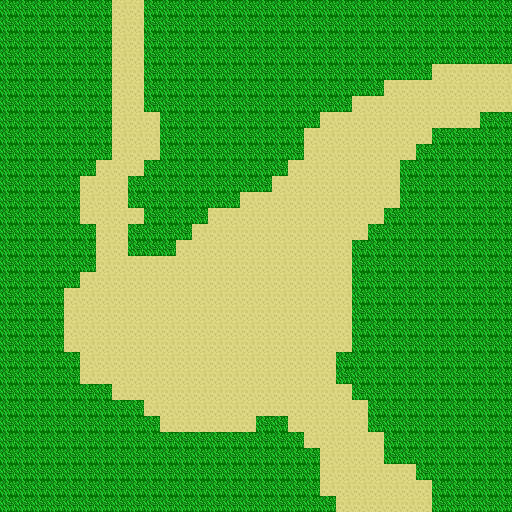

Tiled map render using the project's own tile images. Description and the whole map definition, tile-layer contents included, below:
An orthogonal 32x32 tile map with 16x16 px tiles, 1 tile layer (Tile Layer 1).

<map version="1.5" tiledversion="1.5.0" orientation="orthogonal" renderorder="right-down" width="32" height="32" tilewidth="16" tileheight="16" infinite="0" nextlayerid="2" nextobjectid="1">
 <tileset firstgid="1" source="texturepack.tsx" />
 <layer id="1" name="Tile Layer 1" width="32" height="32">
  <data encoding="csv">
1,1,1,1,1,1,1,2,2,1,1,1,1,1,1,1,1,1,1,1,1,1,1,1,1,1,1,1,1,1,1,1,
1,1,1,1,1,1,1,2,2,1,1,1,1,1,1,1,1,1,1,1,1,1,1,1,1,1,1,1,1,1,1,1,
1,1,1,1,1,1,1,2,2,1,1,1,1,1,1,1,1,1,1,1,1,1,1,1,1,1,1,1,1,1,1,1,
1,1,1,1,1,1,1,2,2,1,1,1,1,1,1,1,1,1,1,1,1,1,1,1,1,1,1,1,1,1,1,1,
1,1,1,1,1,1,1,2,2,1,1,1,1,1,1,1,1,1,1,1,1,1,1,1,1,1,1,2,2,2,2,2,
1,1,1,1,1,1,1,2,2,1,1,1,1,1,1,1,1,1,1,1,1,1,1,1,2,2,2,2,2,2,2,2,
1,1,1,1,1,1,1,2,2,1,1,1,1,1,1,1,1,1,1,1,1,1,2,2,2,2,2,2,2,2,2,2,
1,1,1,1,1,1,1,2,2,2,1,1,1,1,1,1,1,1,1,1,2,2,2,2,2,2,2,2,2,2,1,1,
1,1,1,1,1,1,1,2,2,2,1,1,1,1,1,1,1,1,1,2,2,2,2,2,2,2,2,1,1,1,1,1,
1,1,1,1,1,1,1,2,2,2,1,1,1,1,1,1,1,1,1,2,2,2,2,2,2,2,1,1,1,1,1,1,
1,1,1,1,1,1,2,2,2,1,1,1,1,1,1,1,1,1,2,2,2,2,2,2,2,1,1,1,1,1,1,1,
1,1,1,1,1,2,2,2,1,1,1,1,1,1,1,1,1,2,2,2,2,2,2,2,2,1,1,1,1,1,1,1,
1,1,1,1,1,2,2,2,1,1,1,1,1,1,1,2,2,2,2,2,2,2,2,2,2,1,1,1,1,1,1,1,
1,1,1,1,1,2,2,2,2,1,1,1,1,2,2,2,2,2,2,2,2,2,2,2,1,1,1,1,1,1,1,1,
1,1,1,1,1,1,2,2,1,1,1,1,2,2,2,2,2,2,2,2,2,2,2,1,1,1,1,1,1,1,1,1,
1,1,1,1,1,1,2,2,1,1,1,2,2,2,2,2,2,2,2,2,2,2,1,1,1,1,1,1,1,1,1,1,
1,1,1,1,1,1,2,2,2,2,2,2,2,2,2,2,2,2,2,2,2,2,1,1,1,1,1,1,1,1,1,1,
1,1,1,1,1,2,2,2,2,2,2,2,2,2,2,2,2,2,2,2,2,2,1,1,1,1,1,1,1,1,1,1,
1,1,1,1,2,2,2,2,2,2,2,2,2,2,2,2,2,2,2,2,2,2,1,1,1,1,1,1,1,1,1,1,
1,1,1,1,2,2,2,2,2,2,2,2,2,2,2,2,2,2,2,2,2,2,1,1,1,1,1,1,1,1,1,1,
1,1,1,1,2,2,2,2,2,2,2,2,2,2,2,2,2,2,2,2,2,2,1,1,1,1,1,1,1,1,1,1,
1,1,1,1,2,2,2,2,2,2,2,2,2,2,2,2,2,2,2,2,2,2,1,1,1,1,1,1,1,1,1,1,
1,1,1,1,1,2,2,2,2,2,2,2,2,2,2,2,2,2,2,2,2,1,1,1,1,1,1,1,1,1,1,1,
1,1,1,1,1,2,2,2,2,2,2,2,2,2,2,2,2,2,2,2,2,1,1,1,1,1,1,1,1,1,1,1,
1,1,1,1,1,1,1,2,2,2,2,2,2,2,2,2,2,2,2,2,2,2,1,1,1,1,1,1,1,1,1,1,
1,1,1,1,1,1,1,1,1,2,2,2,2,2,2,2,2,2,2,2,2,2,2,1,1,1,1,1,1,1,1,1,
1,1,1,1,1,1,1,1,1,1,2,2,2,2,2,2,1,1,2,2,2,2,2,1,1,1,1,1,1,1,1,1,
1,1,1,1,1,1,1,1,1,1,1,1,1,1,1,1,1,1,1,2,2,2,2,2,1,1,1,1,1,1,1,1,
1,1,1,1,1,1,1,1,1,1,1,1,1,1,1,1,1,1,1,1,2,2,2,2,1,1,1,1,1,1,1,1,
1,1,1,1,1,1,1,1,1,1,1,1,1,1,1,1,1,1,1,1,2,2,2,2,2,2,1,1,1,1,1,1,
1,1,1,1,1,1,1,1,1,1,1,1,1,1,1,1,1,1,1,1,2,2,2,2,2,2,2,1,1,1,1,1,
1,1,1,1,1,1,1,1,1,1,1,1,1,1,1,1,1,1,1,1,1,2,2,2,2,2,2,1,1,1,1,1
</data>
 </layer>
</map>